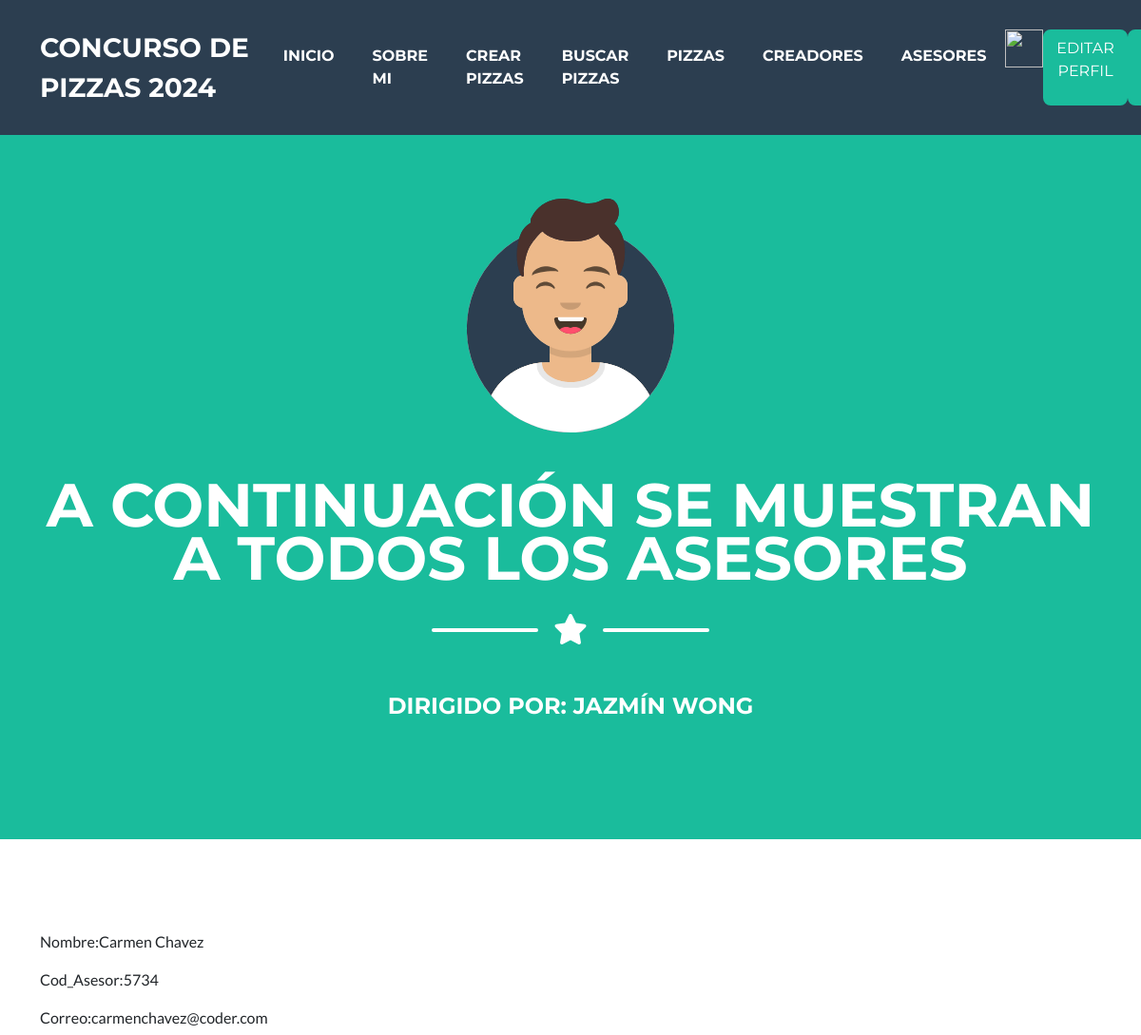
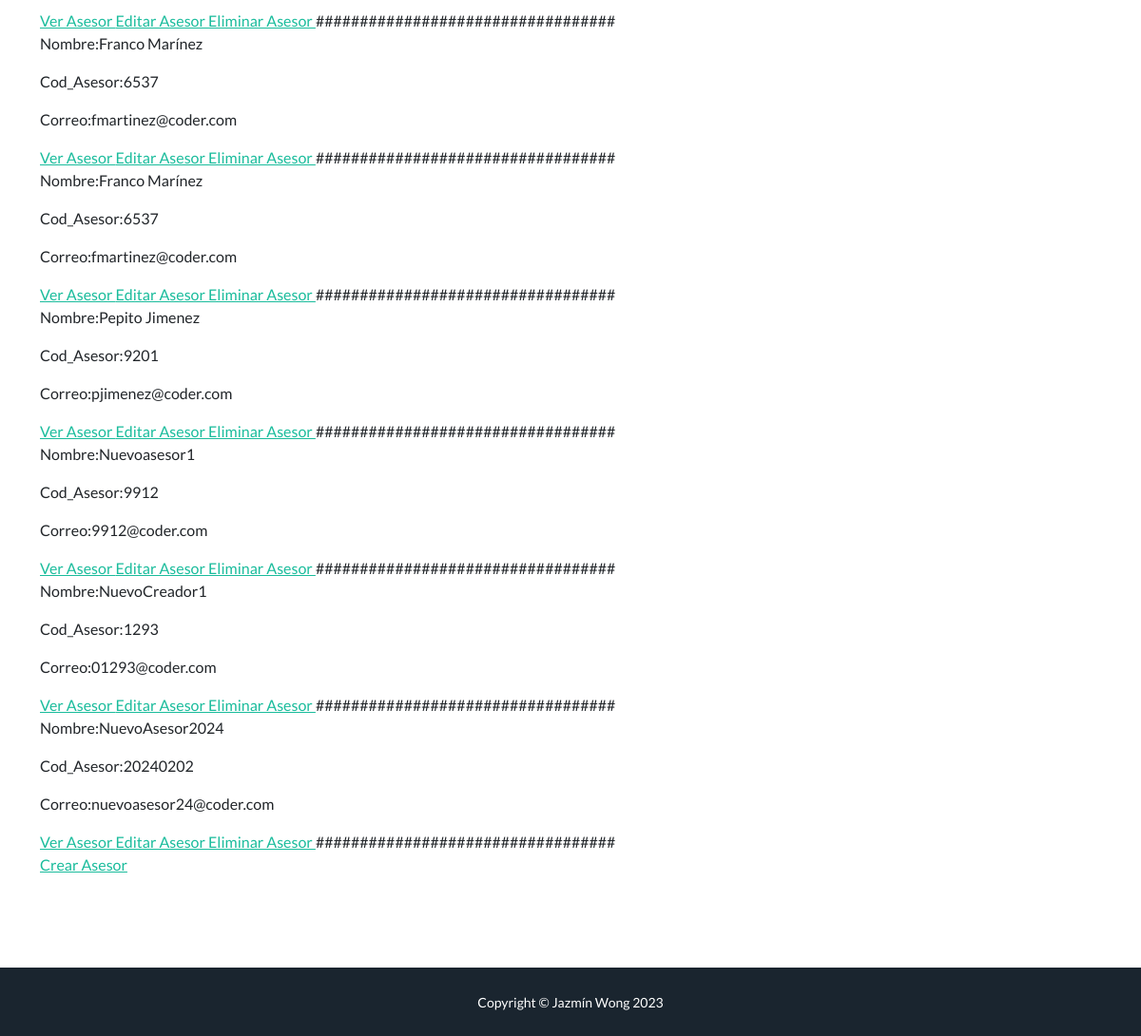
The app's page /AppPizzas/Asesor/list/ (signed in) with its own data (2 pictures, top to bottom).
### AppPizzas/models.py (models this page shows, shortened)
class Asesor(models.Model):
    nombre = models.CharField(max_length=30)
    cod_ases = models.IntegerField()
    correo = models.EmailField()

### AppPizzas/views.py (the view)
# urls.py: path('Asesor/list/', ListaAsesor.as_view(),name='AsesorLeer'),
class ListaAsesor(LoginRequiredMixin, ListView):
    model = Asesor

### AppPizzas/templates/AppPizzas/asesor_list.html (shortened to what this page needs)
{% extends "AppPizzas/padre.html" %}
{% load static %}
{% block titulo %}
A continuación se muestran a todos los asesores
{% endblock %}
{% block content %}
<!DOCTYPE html>
<html lang="en">
<head>
</head>
<body>
    {% for asesor in object_list %}
    <p>Nombre:{{asesor.nombre}}</p>
    <p>Cod_Asesor:{{asesor.cod_ases}}</p>
    <p>Correo:{{asesor.correo}}</p>
    <a href="{% url 'AsesorDetalle' asesor.id %}"> Ver Asesor </a>
    <a href="{% url 'AsesorEditar' asesor.id %}"> Editar Asesor </a>
    <a href="{% url 'AsesorBorrar' asesor.id %}"> Eliminar Asesor </a>
    ##################################
    {% endfor %}
    <br>
    <a href="{% url 'AsesorCrear' %}"> Crear Asesor </a>
</body>
</html>
{% endblock %}

### records on screen
Asesor: nombre "Carmen Chavez", cod_ases "5734", correo "carmenchavez@coder.com"
Asesor: nombre "Franco Marínez", cod_ases "6537", correo "fmartinez@coder.com"
Asesor: nombre "Franco Marínez", cod_ases "6537", correo "fmartinez@coder.com"
Asesor: nombre "Pepito Jimenez", cod_ases "9201", correo "pjimenez@coder.com"
Asesor: nombre "Nuevoasesor1", cod_ases "9912", correo "9912@coder.com"
Asesor: nombre "NuevoCreador1", cod_ases "1293", correo "01293@coder.com"
Asesor: nombre "NuevoAsesor2024", cod_ases "20240202", correo "nuevoasesor24@coder.com"
